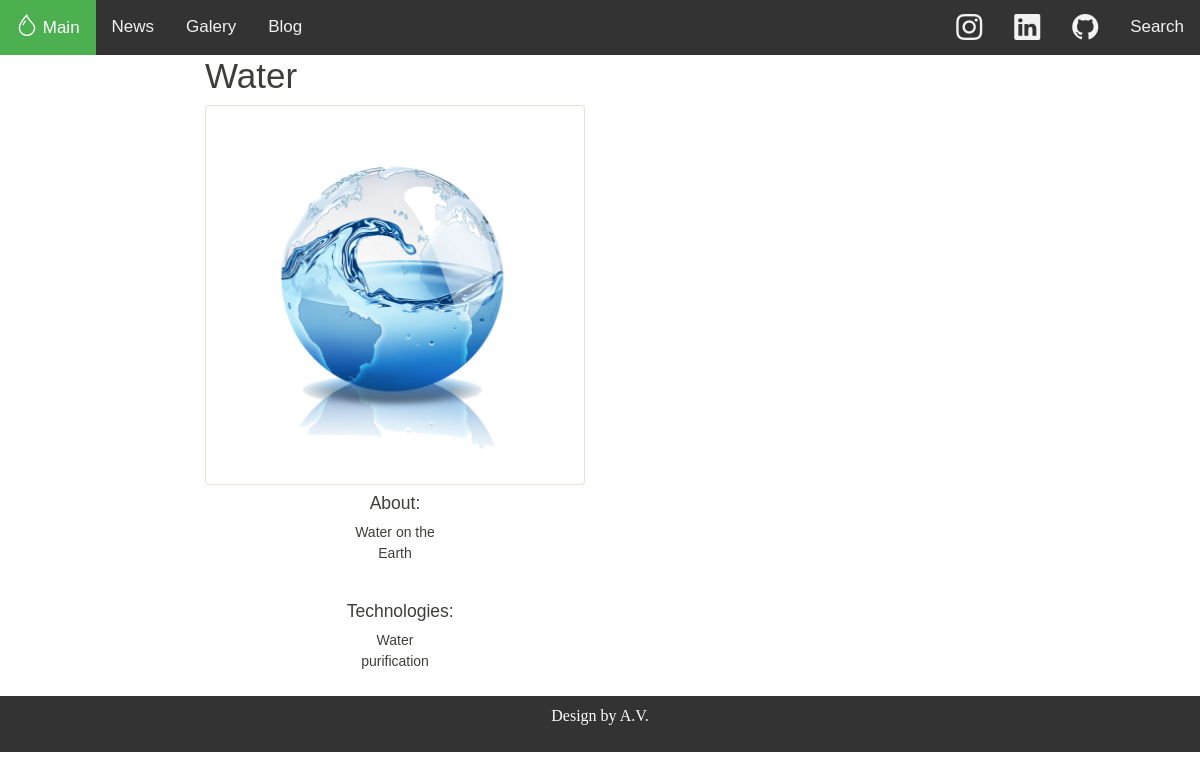
The page /1 on the database its author committed.
### project/models.py (models this page shows)
class Project(models.Model):
    title = models.CharField(max_length = 100)
    description = models.TextField()
    technology = models.CharField(max_length = 20)
    image = models.ImageField(upload_to='img/')

### project/views.py (the view)
# urls.py: path('<int:pk>', project_detail, name='project_detail')
def project_detail(request, pk):
    project = Project.objects.get(pk=pk)
    context = {
        'project': project
    }
    return render(request, 'project_detail.html', context)

### project/templates/project_detail.html
{% extends 'base.html' %}
{% load static %}
{% block page_content %}
<html>
<div class="row">
    <div class = "col-md-4 offset-md-2">
        <h1>{{ project.title }}</h1>
        <center>
        <div class="card mb-2">
            <img class="card-img-top" src="{% static project.image %}" width="30%">
        </div>
        <div class='col-md-4'>
            <h5>About:</h5>
            <p>{{ project.description }}</p>
            <br>
            <h5>Technologies:</h5>
            <p>{{ project.technology }}</p>
        </div>
        </center>
    </div>
</div>
</html>
{% endblock %}

### templates/base.html (style rules this page uses)
body { margin: 0; font-family: Arial, Helvetica, sans-serif; }

### rows shown on the page
Project: title "Water", image (picture), description "Water on the Earth", technology "Water purification"
